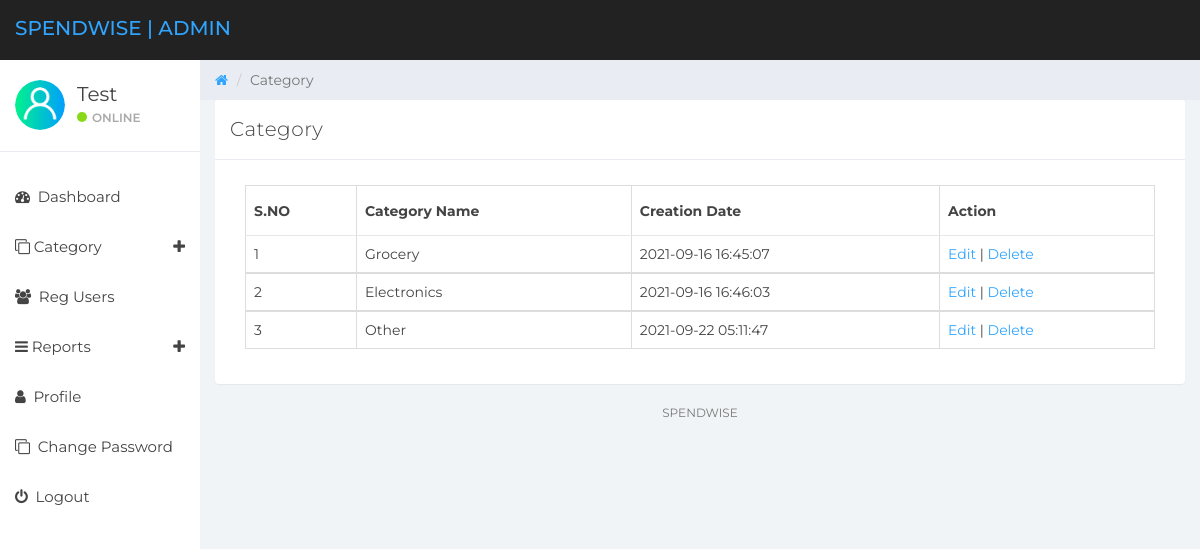
The page /Expense_Tracker/admin/manage-category.php (signed in) on the database its author committed.
### tables this page shows
CREATE TABLE `tblcategory` (
  `id` int(11) NOT NULL,
  `categoryName` varchar(180) DEFAULT NULL,
  `postingDate` timestamp NOT NULL DEFAULT current_timestamp()
);

### Expense_Tracker/admin/manage-category.php (the view, shortened to what this page needs)
  <?php
if (strlen($_SESSION['detsadminid']==0)) {
  header('location:logout.php');
  } else{
?>
<!DOCTYPE html>
<html>
<head>
	<link href="../css/bootstrap.min.css" rel="stylesheet">
	<link href="../css/font-awesome.min.css" rel="stylesheet">
	<link href="../css/datepicker3.css" rel="stylesheet">
	<link href="../css/styles.css" rel="stylesheet">
</head>
<body>
	<?php include_once('includes/header.php');?>
	<?php include_once('includes/sidebar.php');?>
	<div class="col-sm-9 col-sm-offset-3 col-lg-10 col-lg-offset-2 main">
		<div class="row">
			<ol class="breadcrumb">
				<li><a href="#">
					<em class="fa fa-home"></em>
				</a></li>
				<li class="active">Category</li>
			</ol>
		</div>
		<div class="row">
			<div class="col-lg-12">
				<div class="panel panel-default">
					<div class="panel-heading">Category</div>
					<div class="panel-body">
						<div class="col-md-12">
							<div class="table-responsive">
            <table class="table table-bordered mg-b-0">
              <thead>
                <tr>
                  <th>S.NO</th>
                  <th>Category Name</th>
                  <th>Creation Date</th>
                  <th>Action</th>
                </tr>
              </thead>
              <?php
$ret=mysqli_query($con,"select * from tblcategory");
$cnt=1;
while ($row=mysqli_fetch_array($ret)) {
?>
              <tbody>
                <tr>
                  <td><?php echo $cnt;?></td>
                  <td><?php  echo $row['categoryName'];?></td>
                  <td><?php  echo $row['postingDate'];?></td>
                  <td><a href="edit-category.php?editid=<?php echo $row['id'];?>">Edit</a> | <a href="manage-category.php?delid=<?php echo $row['id'];?>">Delete</a>
                </tr>
                <?php
$cnt=$cnt+1;
}?>
              </tbody>
            </table>
          </div>
						</div>
					</div>
				</div>
			</div>
			<?php include_once('includes/footer.php');?>
		</div>
	</div>
</body>
</html>
<?php }  ?>

### Expense_Tracker/admin/includes/sidebar.php (shortened to what this page needs)
<div id="sidebar-collapse" class="col-sm-3 col-lg-2 sidebar">
        <div class="profile-sidebar">
            <div class="profile-userpic">
                <img src="../assets/images/user.png" class="img-responsive" alt="user logo">
            </div>
            <div class="profile-usertitle">
                <?php
$uid=$_SESSION['detsadminid'];
$ret=mysqli_query($con,"select * from tbladmin where ID='$uid'");
$row=mysqli_fetch_array($ret);
$adminname=$row['AdminName'];
?>
                <div class="profile-usertitle-name"><?php echo $adminname; ?></div>
                <div class="profile-usertitle-status"><span class="indicator label-success"></span>Online</div>
            </div>
        </div>
        <ul class="nav menu">
            <li><a href="dashboard.php"><em class="fa fa-dashboard">&nbsp;</em> Dashboard</a></li>
            <li class="parent "><a data-toggle="collapse" href="#sub-item-1">
                <em class="fa fa-clone">&nbsp;</em>Category <span data-toggle="collapse" href="#sub-item-1" class="icon pull-right"><em class="fa fa-plus"></em></span>
                </a>
            </li>
           <li><a href="reg-users.php"><em class="fa fa-users">&nbsp;</em> Reg Users</a></li>
  <li class="parent "><a data-toggle="collapse" href="#sub-item-2">
                <em class="fa fa-navicon">&nbsp;</em>Reports <span data-toggle="collapse" href="#sub-item-1" class="icon pull-right"><em class="fa fa-plus"></em></span>
                </a>
            </li>
            <li><a href="profile.php"><em class="fa fa-user">&nbsp;</em> Profile</a></li>
             <li><a href="change-password.php"><em class="fa fa-clone">&nbsp;</em> Change Password</a></li>
<li><a href="logout.php"><em class="fa fa-power-off">&nbsp;</em> Logout</a></li>
        </ul>
    </div>

### Expense_Tracker/css/styles.css (style rules this page uses)
body { background: #f1f4f7; padding-top: 60px; font-size: 14px; color: #444444; font-family: "Montserrat", "Helvetica Neue", Helvetica, Arial, sans-serif; }
a, a:hover, a:focus { color: #30a5ff; }
.label-success { background-color: #8ad919; }
.panel { border: 0; }
.panel-heading { font-size: 20px; font-weight: 300; letter-spacing: 0.025em; height: 60px; line-height: 38px; }
.panel-default .panel-heading { background: #fff; border-bottom: 1px solid #e9ecf2; color: #444444; }
.sidebar { display: block; padding: 0; display: none; box-shadow: none; background: #fff; }
.sidebar ul { margin: 20px 0px; }
@media (min-width: 768px) { .sidebar { display: block; position: fixed; top: 60px; bottom: 0; left: 0; z-index: 1000; display: block; margin: 0; padding: 0; overflow-x: hidden; overflow-y: auto; } }
.sidebar ul.nav li a { height: 50px; font-size: 15px; line-height: 2em; color: #444444; }
.profile-sidebar { padding: 10px 0; border-bottom: 1px solid #e9ecf2; }
.indicator { width: 10px; height: 10px; display: inline-block; border-radius: 9999px; margin-right: 5px; }
.profile-userpic img { float: left; margin: 10px 0px 0px 15px; width: 50px; height: 50px; border-radius: 9999px !important; }
.profile-usertitle { float: left; text-align: left; margin: 10px 0 0 12px; }
.profile-usertitle-name { font-size: 20px; margin-bottom: 0px; }
.profile-usertitle-status { text-transform: uppercase; color: #AAA; font-size: 12px; font-weight: 600; margin-bottom: 15px; }
.breadcrumb { border-radius: 0; padding: 10px 15px 10px 15px; background: #e9ecf2; margin: 0; }
.table { background: #fff; }
.table > thead > tr > th { border-bottom: 1px solid #e6e7e8; vertical-align: middle; height: 50px; }

### rows shown on the page
tblcategory: categoryName "Grocery", postingDate "2021-09-16 16:45:07"
tblcategory: categoryName "Electronics", postingDate "2021-09-16 16:46:03"
tblcategory: categoryName "Other", postingDate "2021-09-22 05:11:47"

### other values the page prints
$adminname "Test"
